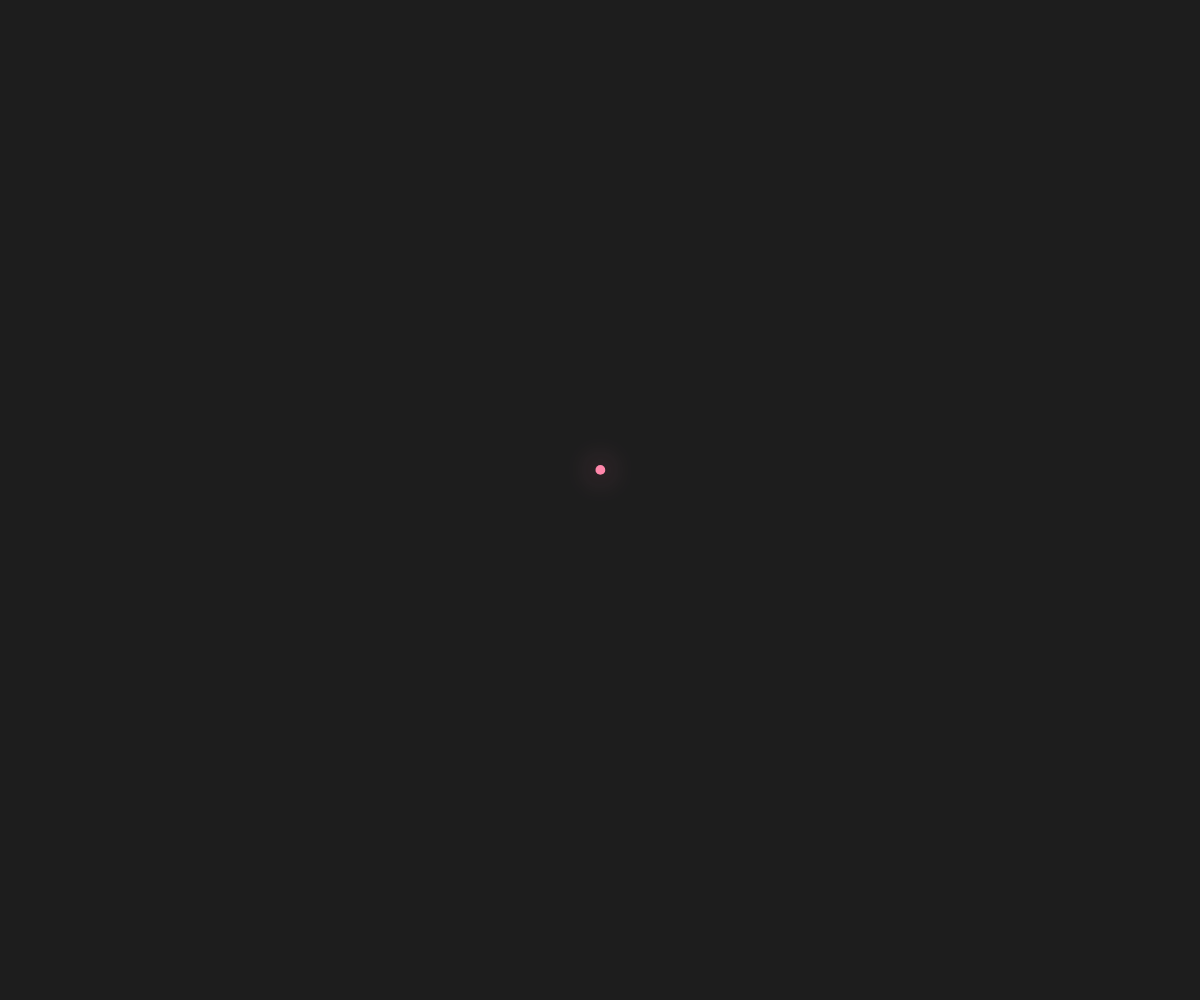
Frame 1 (no input)
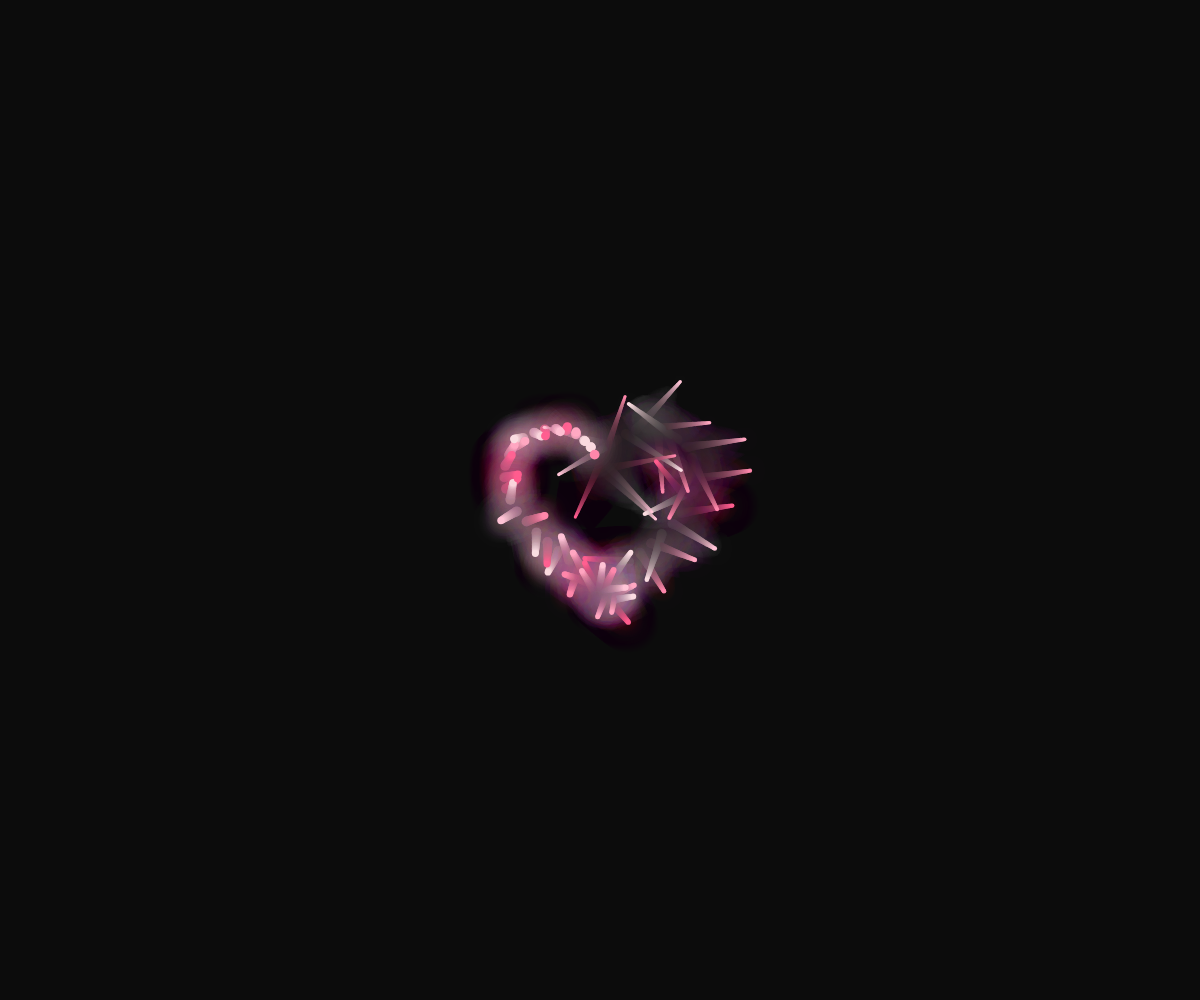
Frame 60 (no input)
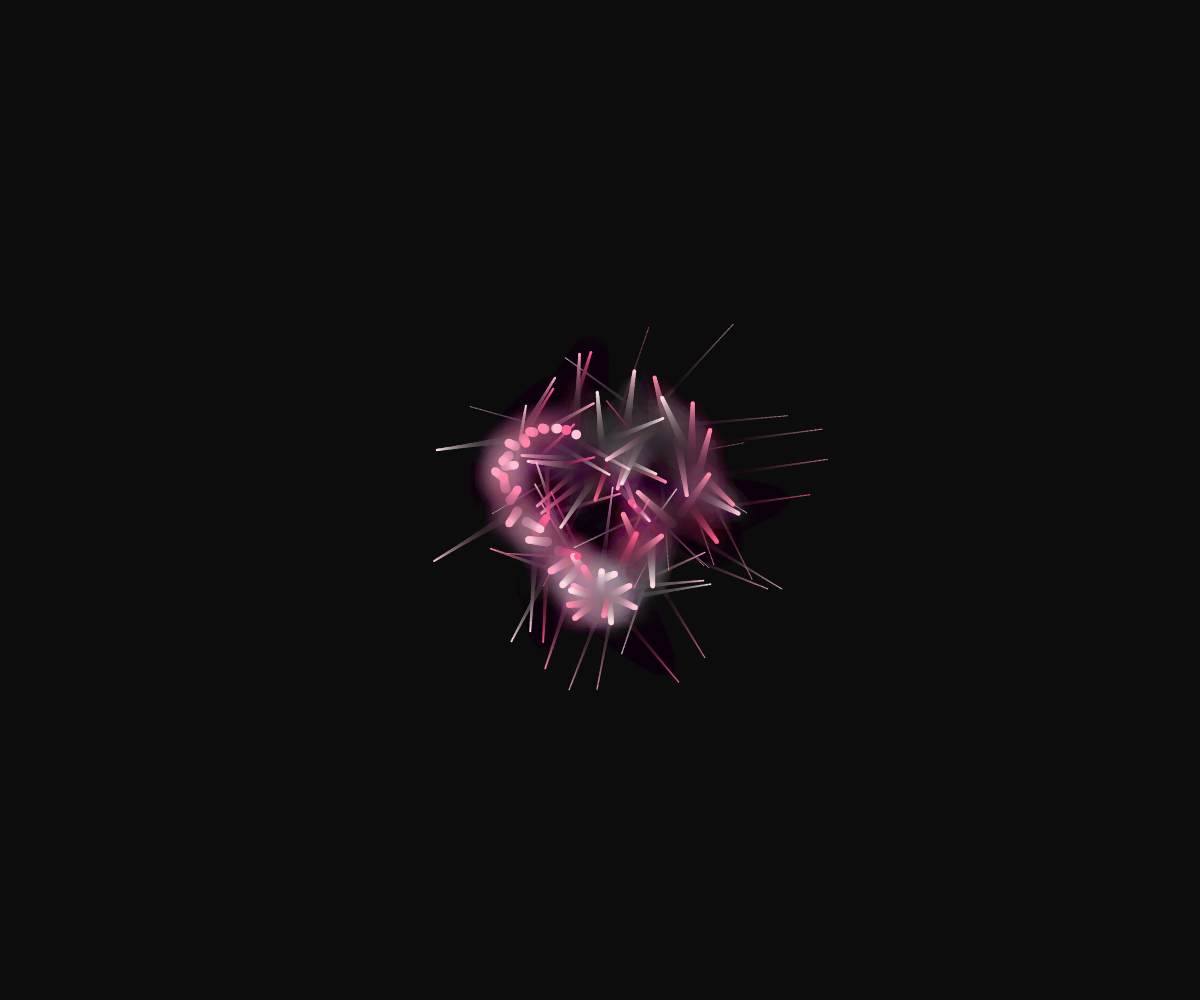
Frame 120 (the mouse pressed at the canvas centre since frame 60)

The p5.js sketch that drew these frames (run headless with seeded random() and noise() and a simulated clock; from frame 60 on, the mouse is pressed at the canvas centre):

// p5.js sketch
// ── sketch.js
const heart = [];
let colors = ['#fadde1', '#ffc4d6', '#ffa6c1', '#ff87ab', '#ff5d8f'];

let a = 0;

function setup() {
  createCanvas(windowWidth, windowHeight);
  background(30);
}

function draw() {
  background(10,10);
  translate(width/2, height/2);

  let r = 6;
  let x = r * 16 * pow(sin(a), 3);
  let y = -r * (13 * cos(a) - 5 * cos(2 * a) - 2 * cos(3 * a) - cos(4 * a));

  heart.push(new Particle(x,y));

  stroke(255);
  for(i=0; i< heart.length; i++){
    heart[i].update();
    heart[i].show();

    if(heart[i].size < 1){
      heart.splice(i,1);
    }
  }

  if (a > TWO_PI) {
    a = 0;
  }

  a += 0.1;
}

class Particle {
  constructor(x,y){
    this.pos = createVector(x,y);
    this.vel = p5.Vector.random2D().setMag(0.1);
    this.acc = p5.Vector.random2D().setMag(0.3);

    this.size = 10;
    this.color = colors[Math.floor(random(colors.length))];
  }

  show(){
    noStroke();
    push();
    translate(this.pos.x, this.pos.y);
    fill(this.color);

	drawingContext.shadowColor = color(this.color);
	drawingContext.shadowBlur = 30;

    ellipse(0,0,this.size);
    pop();
  }

  update(){
    this.size = 0.98 * this.size;
    this.vel.add(this.acc);
    this.pos.add(this.vel);
    this.vel.limit(1);
  }
}
